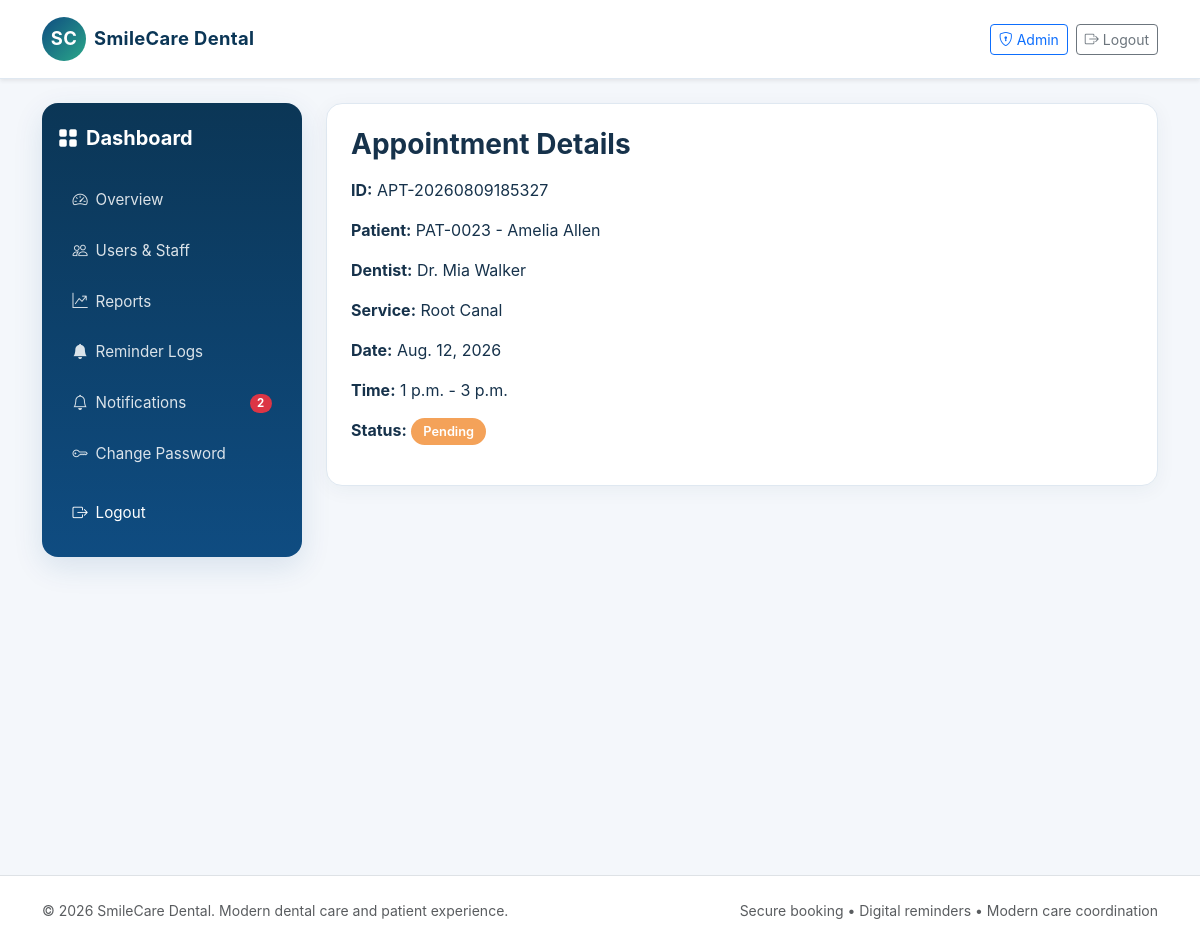
Page /appointments/69/ (signed in) on the earlier database version.
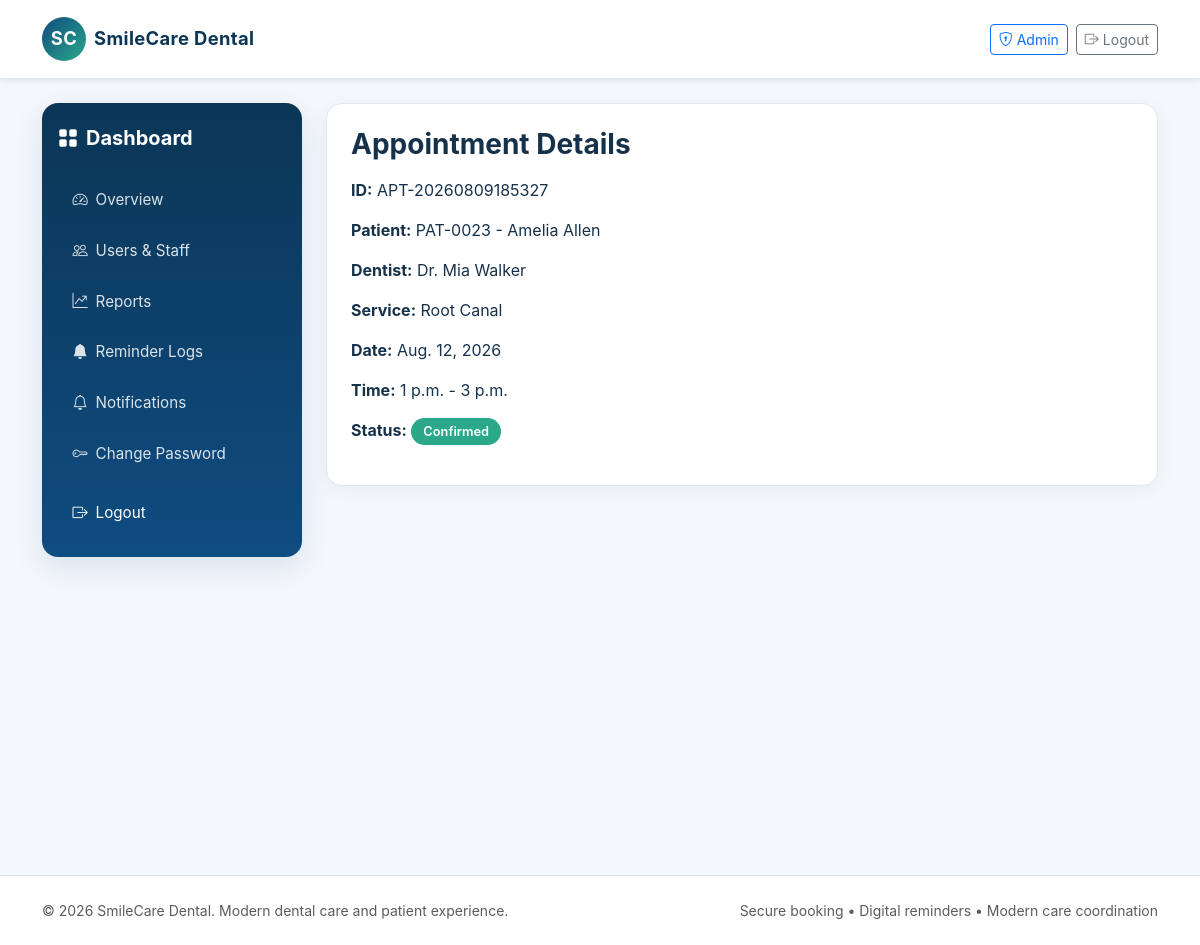
Same page on the later database version.
### appointments/models.py (models this page shows, shortened)
class Appointment(models.Model):
    STATUS_CHOICES = (
        ('Pending', 'Pending'),
        ('Confirmed', 'Confirmed'),
        ('Checked-In', 'Checked-In'),
        ('Completed', 'Completed'),
        ('Cancelled', 'Cancelled'),
        ('Rescheduled', 'Rescheduled'),
        ('No-Show', 'No-Show'),
    )
    appointment_id = models.CharField(max_length=20, unique=True)
    patient = models.ForeignKey(Patient, related_name='appointments', on_delete=models.CASCADE)
    dentist = models.ForeignKey(Dentist, related_name='appointments', on_delete=models.CASCADE)
    service = models.ForeignKey(DentalService, related_name='appointments', on_delete=models.CASCADE)
    appointment_date = models.DateField()
    start_time = models.TimeField()
    end_time = models.TimeField()
    reason = models.CharField(max_length=200)
    notes = models.TextField(blank=True)
    status = models.CharField(max_length=20, choices=STATUS_CHOICES, default='Pending')
    cancellation_reason = models.TextField(blank=True)
    cancelled_at = models.DateTimeField(null=True, blank=True)
    created_at = models.DateTimeField(auto_now_add=True)
    updated_at = models.DateTimeField(auto_now=True)
    class Meta:
        constraints = [
            models.CheckConstraint(condition=Q(end_time__gt=F('start_time')), name='check_appointment_times'),
        ]

### patients/models.py (models this page shows)
class Patient(models.Model):
    GENDER_CHOICES = (
        ('M', 'Male'),
        ('F', 'Female'),
        ('O', 'Other'),
    )
    patient_id = models.CharField(max_length=20, unique=True)
    user = models.OneToOneField(settings.AUTH_USER_MODEL, on_delete=models.CASCADE)
    date_of_birth = models.DateField(null=True, blank=True)
    gender = models.CharField(max_length=1, choices=GENDER_CHOICES, blank=True)
    phone = models.CharField(max_length=20, blank=True)
    address = models.TextField(blank=True)
    emergency_contact = models.CharField(max_length=100, blank=True)
    emergency_contact_phone = models.CharField(max_length=20, blank=True)
    medical_notes = models.TextField(blank=True)
    allergies = models.TextField(blank=True)
    created_at = models.DateTimeField(auto_now_add=True)
    updated_at = models.DateTimeField(auto_now=True)
    class Meta:
        ordering = ['-created_at']
    def __str__(self):
        return f"{self.patient_id} - {self.user.get_full_name() or self.user.username}"

### accounts/models.py (models this page shows, shortened)
class User(AbstractUser):
    ROLE_CHOICES = (
        ('patient', 'Patient'),
        ('staff', 'Staff'),
        ('dentist', 'Dentist'),
        ('admin', 'Admin'),
    )
    ACCOUNT_STATUS_CHOICES = (
        ('pending', 'Pending'),
        ('approved', 'Approved'),
        ('rejected', 'Rejected'),
    )
    role = models.CharField(max_length=20, choices=ROLE_CHOICES, default='patient')
    phone = models.CharField(max_length=20, blank=True)
    account_status = models.CharField(max_length=20, choices=ACCOUNT_STATUS_CHOICES, default='approved')
    def is_patient(self):
        return self.role == 'patient'
    def is_staff_role(self):
        return self.role in {'staff', 'admin'}
    def is_dentist(self):
        return self.role == 'dentist'
    def is_admin(self):
        return self.role == 'admin'
    def is_dentist_approved(self):
        return self.is_dentist() and self.is_active and self.account_status == 'approved'

### dentists/models.py (models this page shows)
class Dentist(models.Model):
    dentist_id = models.CharField(max_length=20, unique=True)
    user = models.OneToOneField(settings.AUTH_USER_MODEL, on_delete=models.CASCADE)
    specialization = models.CharField(max_length=100)
    license_number = models.CharField(max_length=50, unique=True)
    phone = models.CharField(max_length=20, blank=True)
    biography = models.TextField(blank=True)
    years_of_experience = models.PositiveIntegerField(default=0)
    profile_photo = models.CharField(max_length=200, blank=True)
    active = models.BooleanField(default=True)
    created_at = models.DateTimeField(auto_now_add=True)
    def __str__(self):
        return f"Dr. {self.user.get_full_name() or self.user.username}"

### services/models.py (models this page shows)
class DentalService(models.Model):
    name = models.CharField(max_length=100)
    description = models.TextField(blank=True)
    duration = models.PositiveIntegerField(help_text='Duration in minutes')
    price = models.DecimalField(max_digits=8, decimal_places=2, default=0)
    active = models.BooleanField(default=True)
    created_at = models.DateTimeField(auto_now_add=True)
    class Meta:
        ordering = ['name']
    def __str__(self):
        return self.name

### appointments/views.py (the view, shortened to what this page needs)
# urls.py: path('<int:pk>/', appointment_detail, name='appointment_detail'),
@login_required
def appointment_detail(request, pk):
    appointment = get_object_or_404(Appointment, pk=pk)
    can_view = (
        request.user.is_admin()
        or request.user.is_staff_role()
        or request.user == appointment.patient.user
        or (request.user.is_dentist_approved() and request.user == appointment.dentist.user)
    )
    if not can_view:
        return redirect('patient_dashboard')
    appointment_start = datetime.combine(appointment.appointment_date, appointment.start_time)
    can_cancel_reschedule = appointment_start >= datetime.now() and appointment.status not in ['Cancelled', 'Completed', 'No-Show']
    return render(request, 'dashboard/appointment_detail.html', {
        'appointment': appointment,
        'can_cancel_reschedule': can_cancel_reschedule,
    })

### appointments/templatetags/status_tags.py (called while the page is built)
@register.filter
def status_badge_class(status):
    return STATUS_CLASS_MAP.get(status, 'pill-secondary')

### reminders/templatetags/notifications_tags.py (called while the page is built)
@register.simple_tag(takes_context=True)
def unread_notifications_count(context):
    request = context.get('request')
    if not request or not request.user.is_authenticated:
        return 0
    return Notification.objects.filter(user=request.user, is_read=False).count()

### templates/dashboard/appointment_detail.html (shortened to what this page needs)
{% extends 'base.html' %}
{% load status_tags %}
{% block content %}
<div class="dashboard-shell">
    {% include 'dashboard/_sidebar.html' %}
    <div class="main-panel">
        <div class="card-soft p-4">
                <h3 class="fw-bold mb-3">Appointment Details</h3>
                <p><strong>ID:</strong> {{ appointment.appointment_id }}</p>
                <p><strong>Patient:</strong> {{ appointment.patient }}</p>
                <p><strong>Dentist:</strong> {{ appointment.dentist }}</p>
                <p><strong>Service:</strong> {{ appointment.service }}</p>
                <p><strong>Date:</strong> {{ appointment.appointment_date }}</p>
                <p><strong>Time:</strong> {{ appointment.start_time }} - {{ appointment.end_time }}</p>
                <p><strong>Status:</strong> <span class="pill {{ appointment.status|status_badge_class }}">{{ appointment.status }}</span></p>
            </div>
        </div>
    </div>
{% endblock %}

Differences in the rows shown:
changed Appointment "APT-20260809185327": status "Pending" → "Confirmed"
Other differences:
{{ unread_count }}: "2" → (not shown)
